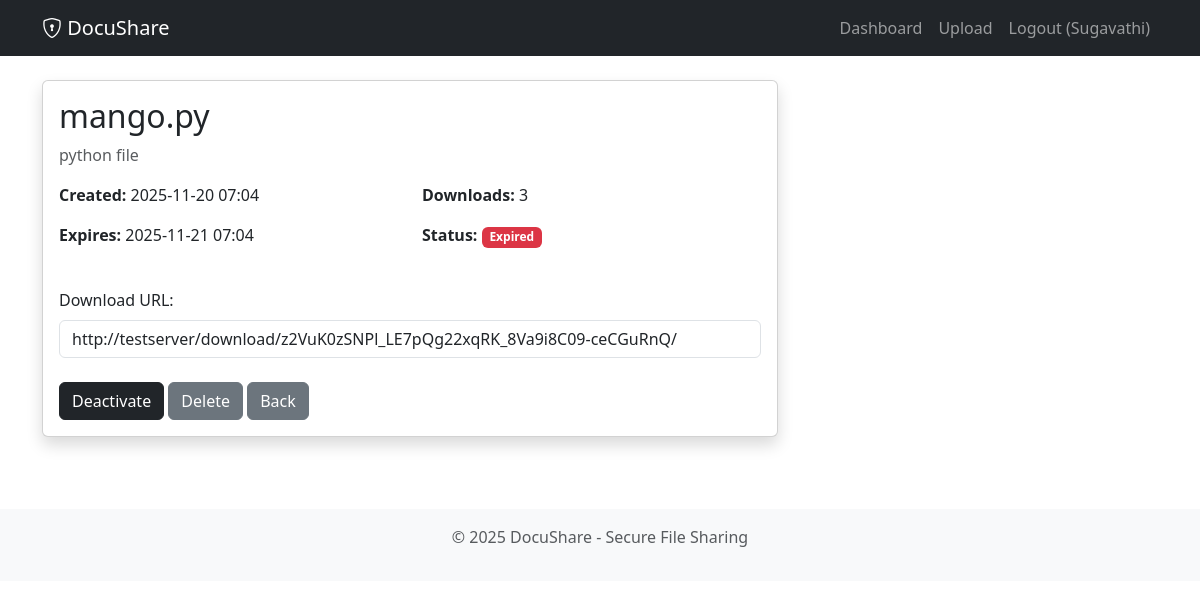
The page /file/z2VuK0zSNPl_LE7pQg22xqRK_8Va9i8C09-ceCGuRnQ/ (signed in) on the database its author committed.
### fileshare/models.py (models this page shows, shortened)
class SharedFile(models.Model):
    EXPIRY_CHOICES = [
        (1, '1 Hour'),
        (24, '24 Hours'),
        (72, '3 Days'),
        (168, '7 Days'),
        (720, '30 Days'),
    ]
    id = models.UUIDField(primary_key=True, default=uuid.uuid4, editable=False)
    user = models.ForeignKey(User, on_delete=models.CASCADE, related_name='shared_files')
    file = models.FileField(upload_to='uploads/%Y/%m/%d/')
    original_filename = models.CharField(max_length=255)
    description = models.TextField(blank=True, null=True)
    token = models.CharField(max_length=64, unique=True, db_index=True)
    expiry_hours = models.IntegerField(choices=EXPIRY_CHOICES, default=24)
    created_at = models.DateTimeField(auto_now_add=True)
    expires_at = models.DateTimeField()
    is_active = models.BooleanField(default=True)
    max_downloads = models.IntegerField(default=0, help_text='0 = unlimited')
    download_count = models.IntegerField(default=0)
    class Meta:
        ordering = ['-created_at']
        indexes = [
            models.Index(fields=['token']),
            models.Index(fields=['expires_at']),
        ]
    def is_expired(self):
        return timezone.now() > self.expires_at or not self.is_active

### fileshare/views.py (the view)
# urls.py: path('file/<str:token>/', views.file_detail, name='file_detail'),
@login_required
def file_detail(request, token):
    shared_file = get_object_or_404(SharedFile, token=token, user=request.user)
    download_logs = shared_file.downloads.all()[:20]
    download_url = request.build_absolute_uri(f'/download/{shared_file.token}/')
    return render(request, 'file_detail.html', {
        'file': shared_file,
        'download_logs': download_logs,
        'download_url': download_url
    })

### fileshare/templates/file_detail.html (shortened to what this page needs)
{% extends 'base.html' %}
{% block content %}
<div class="row">
    <div class="col-md-8">
        <div class="card shadow mb-4">
            <div class="card-body">
                <h2 class="card-title">{{ file.original_filename }}</h2>
                <p class="text-muted">{{ file.description }}</p>
                <div class="row mt-3">
                    <div class="col-md-6">
                        <p><strong>Created:</strong> {{ file.created_at|date:"Y-m-d H:i" }}</p>
                        <p><strong>Expires:</strong> {{ file.expires_at|date:"Y-m-d H:i" }}</p>
                    </div>
                    <div class="col-md-6">
                        <p><strong>Downloads:</strong> {{ file.download_count }}</p>
                        <p><strong>Status:</strong>
                            {% if file.is_expired %}
                                <span class="badge bg-danger">Expired</span>
                            {% else %}
                                <span class="badge bg-primary">Active</span>
                            {% endif %}
                        </p>
                    </div>
                </div>
                <div class="mt-4">
                    <label class="form-label">Download URL:</label>
                    <div class="input-group">
                        <input type="text" class="form-control" value="{{ download_url }}" id="downloadUrl" readonly>
                    </div>
                </div>
                <div class="mt-4">
                    <a href="{% url 'toggle_file_status' file.token %}" class="btn btn-dark">
                        {% if file.is_active %}Deactivate{% else %}Activate{% endif %}
                    </a>
                    <a href="{% url 'delete_file' file.token %}" class="btn btn-secondary">Delete</a>
                    <a href="{% url 'dashboard' %}" class="btn btn-secondary">Back</a>
                </div>
            </div>
        </div>
{% endblock %}

### fileshare/templates/base.html (shortened to what this page needs)
<!DOCTYPE html>
<html lang="en">
<head>
    <link href="https://cdn.jsdelivr.net/npm/bootstrap@5.3.0/dist/css/bootstrap.min.css" rel="stylesheet">
    <link rel="stylesheet" href="https://cdn.jsdelivr.net/npm/bootstrap-icons@1.11.0/font/bootstrap-icons.css">
</head>
<body>
    <nav class="navbar navbar-expand-lg navbar-dark bg-dark">
        <div class="container">
            <a class="navbar-brand" href="{% url 'home' %}">
                <i class="bi bi-shield-lock"></i> DocuShare
            </a>
            <div class="collapse navbar-collapse" id="navbarNav">
                <ul class="navbar-nav ms-auto">
                    {% if user.is_authenticated %}
                        <li class="nav-item"><a class="nav-link" href="{% url 'dashboard' %}">Dashboard</a></li>
                        <li class="nav-item"><a class="nav-link" href="{% url 'upload_file' %}">Upload</a></li>
                        <li class="nav-item"><a class="nav-link" href="{% url 'logout' %}">Logout ({{ user.username }})</a></li>
                    {% else %}
                        <li class="nav-item"><a class="nav-link" href="{% url 'login' %}">Login</a></li>
                        <li class="nav-item"><a class="nav-link" href="{% url 'register' %}">Register</a></li>
                    {% endif %}
                </ul>
            </div>
        </div>
    </nav>
    <main class="container my-4">
        {% block content %}{% endblock %}
    </main>
    <footer class="bg-light py-3 mt-5">
        <div class="container text-center text-muted">
            <p>&copy; 2025 DocuShare - Secure File Sharing</p>
        </div>
    </footer>
</body>
</html>

### rows shown on the page
SharedFile: original_filename "mango.py", description "python file", created_at "2025-11-20 07:04", expires_at "2025-11-21 07:04", download_count "3"

### other values the page prints
{{ user.username }} "Sugavathi"
